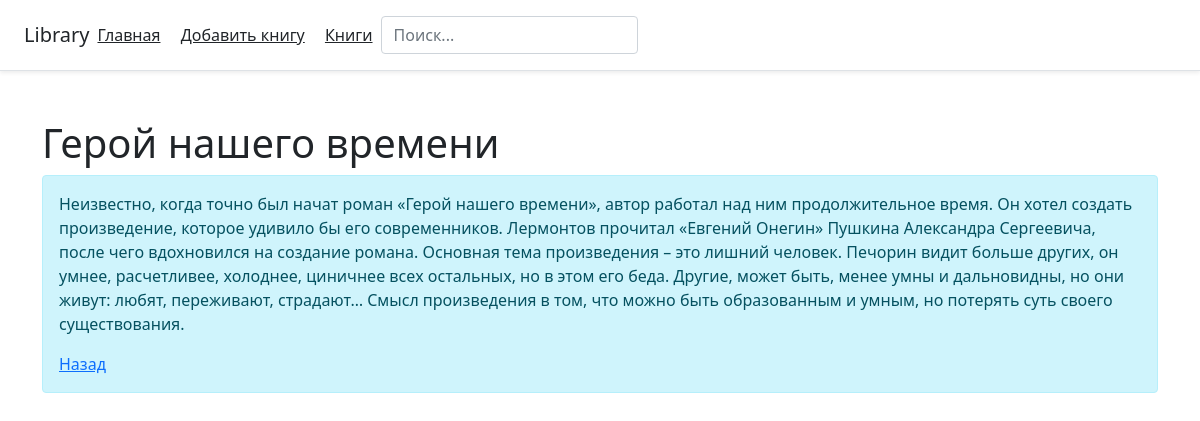
/posts/1, run on the app's committed database.
### tables this page shows
CREATE TABLE library (
    id INTEGER PRIMARY KEY AUTOINCREMENT,
    UDK INTEGER NOT NULL,
    author TEXT NOT NULL,
    title TEXT NOT NULL,
    year INTEGER NOT NULL,
    about TEXT NOT NULL
);

### app.py (the view)
@app.route('/posts/<int:post_id>')
def about(post_id):
    post = get_post(post_id)
    return render_template('post_detailed.html', post=post)

### app.py (called while the page is built)
def get_db_connection():
    conn = sqlite3.connect('database.db')
    conn.row_factory = sqlite3.Row
    return conn

def get_post(post_id):
    conn = get_db_connection()
    post = conn.execute('SELECT title, about FROM library WHERE id = ?', (post_id,)).fetchone()
    conn.close()
    if post is None:
        abort(404)
    return post

### templates/post_detailed.html (shortened to what this page needs)
{% extends 'base.html' %}
{% block body%}
<div class="container mt-5">
    <h1>{{ post['title'] }}</h1>
    <div class="alert alert-info">
        <p>{{ post['about'] }}</p>
        <a href="/posts">Назад</a>
    </div>
</div>
{% endblock %}

### data on the page
library: title "Герой нашего времени", about "Неизвестно, когда точно был начат роман «Герой нашего времени», автор работал над ним продолжительное время. Он хотел создать произведение, которое удивило бы его современников. Лермонтов прочитал «Евгений Онегин» Пушкина Александра Сергеевича, после чего вдохновился на создание романа. Основная тема произведения – это лишний человек. Печорин видит больше других, он умнее, расчетливее, холоднее, циничнее всех остальных, но в этом его беда. Другие, может быть, менее умны и дальновидны, но они живут: любят, переживают, страдают… Смысл произведения в том, что можно быть образованным и умным, но потерять суть своего существования."
